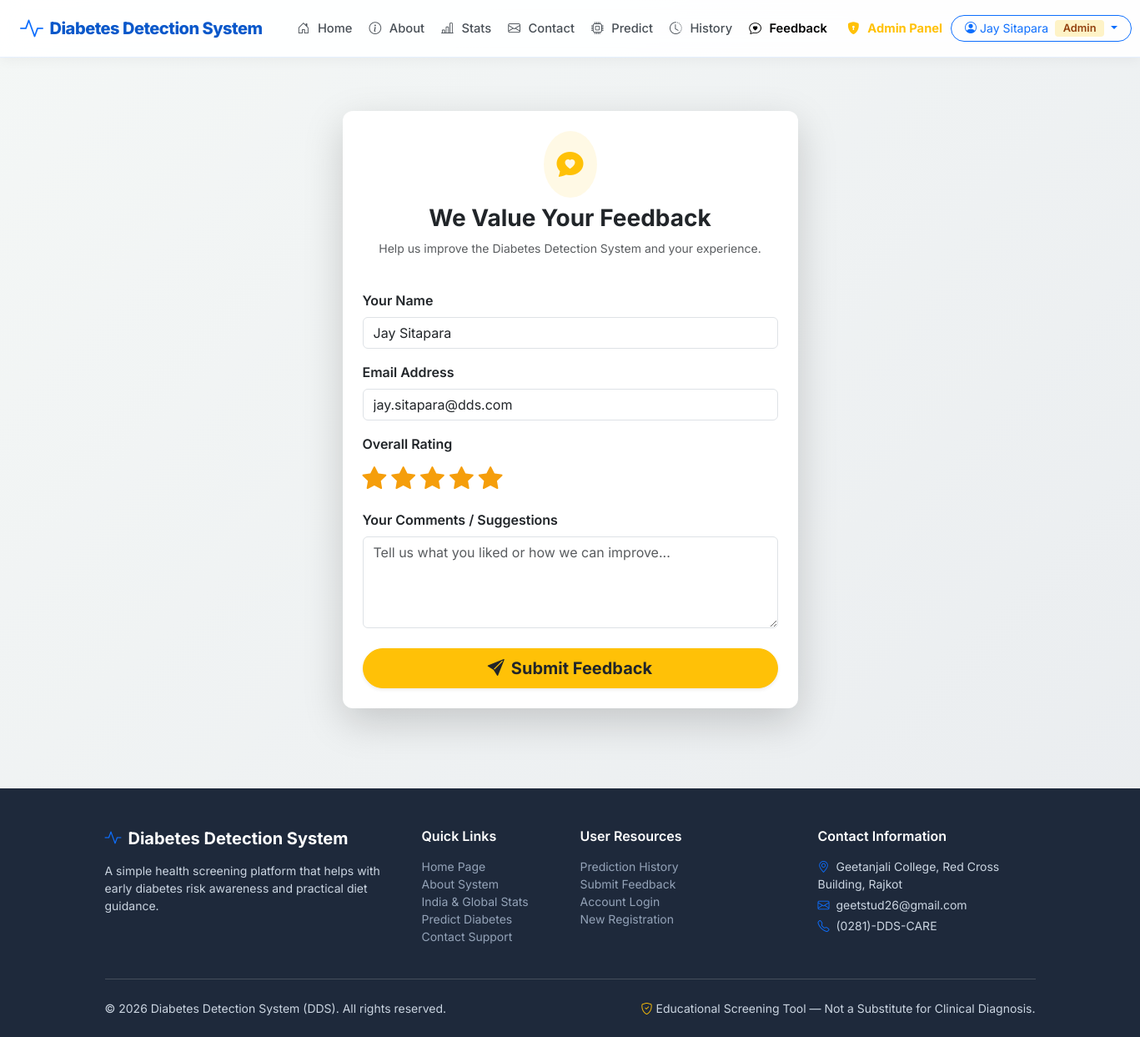
The page /feedback (signed in) on the database its author committed.
### tables this page shows
CREATE TABLE users (
            id INTEGER PRIMARY KEY AUTOINCREMENT,
            username TEXT UNIQUE NOT NULL,
            email TEXT UNIQUE NOT NULL,
            password_hash TEXT NOT NULL,
            is_admin BOOLEAN DEFAULT 0,
            created_at TIMESTAMP DEFAULT CURRENT_TIMESTAMP
        );

### app.py (the view, shortened to what this page needs)
@app.route('/feedback', methods=['GET', 'POST'])
def feedback():
    return render_template('feedback.html')

### app.py (called while the page is built)
def get_db_connection():
    conn = sqlite3.connect(DB_PATH)
    conn.row_factory = sqlite3.Row
    return conn

@login_manager.user_loader
def load_user(user_id):
    conn = get_db_connection()
    user_row = conn.execute('SELECT * FROM users WHERE id = ?', (user_id,)).fetchone()
    conn.close()
    if user_row:
        return User(user_row['id'], user_row['username'], user_row['email'], user_row['is_admin'])
    return None

### templates/feedback.html (shortened to what this page needs)
{% extends 'base.html' %}
{% block content %}
<div class="container my-5">
    <div class="row justify-content-center">
        <div class="col-md-8 col-lg-6">
            <div class="card card-custom p-4 shadow-lg border-0">
                <div class="text-center mb-4">
                    <div class="p-3 bg-warning bg-opacity-10 text-warning rounded-circle d-inline-block mb-2">
                        <i class="bi bi-chat-heart-fill fs-2"></i>
                    </div>
                    <h3 class="fw-bold text-dark">We Value Your Feedback</h3>
                    <p class="text-muted small">Help us improve the Diabetes Detection System and your experience.</p>
                </div>
                <form action="{{ url_for('feedback') }}" method="POST">
                    <div class="mb-3">
                        <label for="name" class="form-label fw-semibold">Your Name</label>
                        <input type="text" class="form-control" id="name" name="name" placeholder="Enter your name" value="{{ current_user.username if current_user.is_authenticated else '' }}" required>
                    </div>
                    <div class="mb-3">
                        <label for="email" class="form-label fw-semibold">Email Address</label>
                        <input type="email" class="form-control" id="email" name="email" placeholder="Enter your email" value="{{ current_user.email if current_user.is_authenticated else '' }}" required>
                    </div>
                    <div class="mb-3">
                        <label class="form-label fw-semibold d-block">Overall Rating</label>
                        <div class="star-rating mb-2">
                            <input type="radio" id="star5" name="rating" value="5" checked><label for="star5" title="5 stars"><i class="bi bi-star-fill"></i></label>
                            <input type="radio" id="star4" name="rating" value="4"><label for="star4" title="4 stars"><i class="bi bi-star-fill"></i></label>
                            <input type="radio" id="star3" name="rating" value="3"><label for="star3" title="3 stars"><i class="bi bi-star-fill"></i></label>
                            <input type="radio" id="star2" name="rating" value="2"><label for="star2" title="2 stars"><i class="bi bi-star-fill"></i></label>
                            <input type="radio" id="star1" name="rating" value="1"><label for="star1" title="1 star"><i class="bi bi-star-fill"></i></label>
                        </div>
                    </div>
                    <div class="mb-4">
                        <label for="message" class="form-label fw-semibold">Your Comments / Suggestions</label>
                        <textarea class="form-control" id="message" name="message" rows="4" placeholder="Tell us what you liked or how we can improve..." required></textarea>
                    </div>
                    <button type="submit" class="btn btn-warning btn-lg w-100 fw-bold text-dark rounded-pill shadow-sm">
                        <i class="bi bi-send-fill me-2"></i>Submit Feedback
                    </button>
                </form>
            </div>
        </div>
    </div>
</div>
{% endblock %}

### templates/base.html (shortened to what this page needs)
<!DOCTYPE html>
<html lang="en">
<head>
    <link href="https://cdn.jsdelivr.net/npm/bootstrap@5.3.2/dist/css/bootstrap.min.css" rel="stylesheet">
    <link rel="stylesheet" href="https://cdn.jsdelivr.net/npm/bootstrap-icons@1.11.1/font/bootstrap-icons.css">
    <link rel="stylesheet" href="{{ url_for('static', filename='css/style.css') }}">
</head>
<body>
    <nav class="navbar navbar-expand-lg sticky-top navbar-custom">
        <div class="container-fluid px-lg-4 px-3">
            <a class="navbar-brand navbar-brand-logo d-flex align-items-center" href="{{ url_for('home') }}">
                <i class="bi bi-activity text-primary fs-3 me-2"></i>
                <span>Diabetes Detection System</span>
            </a>
            <div class="collapse navbar-collapse" id="navbarMain">
                <ul class="navbar-nav me-auto mb-2 mb-lg-0 ms-lg-3">
                    <li class="nav-item">
                        <a class="nav-link {% if request.endpoint == 'home' %}active{% endif %}" href="{{ url_for('home') }}">
                            <i class="bi bi-house-door me-1"></i>Home
                        </a>
                    </li>
                    <li class="nav-item">
                        <a class="nav-link {% if request.endpoint == 'about' %}active{% endif %}" href="{{ url_for('about') }}">
                            <i class="bi bi-info-circle me-1"></i>About
                        </a>
                    </li>
                    <li class="nav-item">
                        <a class="nav-link {% if request.endpoint == 'stats' %}active{% endif %}" href="{{ url_for('stats') }}">
                            <i class="bi bi-bar-chart-line me-1"></i>Stats
                        </a>
                    </li>
                    <li class="nav-item">
                        <a class="nav-link {% if request.endpoint == 'contact' %}active{% endif %}" href="{{ url_for('contact') }}">
                            <i class="bi bi-envelope me-1"></i>Contact
                        </a>
                    </li>
                    {% if current_user.is_authenticated %}
                    <li class="nav-item">
                        <a class="nav-link {% if request.endpoint == 'predict' %}active{% endif %}" href="{{ url_for('predict') }}">
                            <i class="bi bi-cpu me-1"></i>Predict
                        </a>
                    </li>
                    <li class="nav-item">
                        <a class="nav-link {% if request.endpoint == 'history' %}active{% endif %}" href="{{ url_for('history') }}">
                            <i class="bi bi-clock-history me-1"></i>History
                        </a>
                    </li>
                    {% endif %}
                    <li class="nav-item">
                        <a class="nav-link {% if request.endpoint == 'feedback' %}active{% endif %}" href="{{ url_for('feedback') }}">
                            <i class="bi bi-chat-heart me-1"></i>Feedback
                        </a>
                    </li>
                    {% if current_user.is_authenticated and current_user.is_admin %}
                    <li class="nav-item ms-lg-1">
                        <a class="nav-link text-warning fw-bold {% if request.endpoint == 'admin_dashboard' %}active{% endif %}" href="{{ url_for('admin_dashboard') }}">
                            <i class="bi bi-shield-lock-fill me-1"></i>Admin Panel
                        </a>
                    </li>
                    {% endif %}
                </ul>
                <div class="d-flex align-items-center gap-2">
                    {% if current_user.is_authenticated %}
                    <div class="dropdown">
                        <button class="btn btn-outline-primary btn-sm dropdown-toggle rounded-pill px-3" type="button" data-bs-toggle="dropdown">
                            <i class="bi bi-person-circle me-1"></i>{{ current_user.username }}
                            {% if current_user.is_admin %}<span class="badge badge-admin ms-1">Admin</span>{% endif %}
                        </button>
                    </div>
                    {% else %}
                    <a href="{{ url_for('login') }}" class="btn btn-outline-primary btn-sm rounded-pill px-3">Log In</a>
                    <a href="{{ url_for('signup') }}" class="btn btn-primary btn-sm rounded-pill px-3">Sign Up</a>
                    {% endif %}
                </div>
            </div>
        </div>
    </nav>
    <main class="content-wrapper">
        {% block content %}{% endblock %}
    </main>
    <footer class="footer-custom">
        <div class="container">
            <div class="row g-4">
                <div class="col-lg-4 col-md-6">
                    <h5 class="text-white fw-bold mb-3 d-flex align-items-center">
                        <i class="bi bi-activity text-primary me-2"></i>Diabetes Detection System
                    </h5>
                    <p class="small text-slate-400 mb-3">
                        A simple health screening platform that helps with early diabetes risk awareness and practical diet guidance.
                    </p>
                </div>
                <div class="col-lg-2 col-md-6">
                    <h6 class="text-white fw-semibold mb-3">Quick Links</h6>
                    <ul class="list-unstyled small space-y-2">
                        <li><a href="{{ url_for('home') }}">Home Page</a></li>
                        <li><a href="{{ url_for('about') }}">About System</a></li>
                        <li><a href="{{ url_for('stats') }}">India & Global Stats</a></li>
                        <li><a href="{{ url_for('predict') }}">Predict Diabetes</a></li>
                        <li><a href="{{ url_for('contact') }}">Contact Support</a></li>
                    </ul>
                </div>
                <div class="col-lg-3 col-md-6">
                    <h6 class="text-white fw-semibold mb-3">User Resources</h6>
                    <ul class="list-unstyled small space-y-2">
                        <li><a href="{{ url_for('history') }}">Prediction History</a></li>
                        <li><a href="{{ url_for('feedback') }}">Submit Feedback</a></li>
                        <li><a href="{{ url_for('login') }}">Account Login</a></li>
                        <li><a href="{{ url_for('signup') }}">New Registration</a></li>
                    </ul>
                </div>
                <div class="col-lg-3 col-md-6">
                    <h6 class="text-white fw-semibold mb-3">Contact Information</h6>
                    <p class="small mb-1"><i class="bi bi-geo-alt text-primary me-2"></i>Geetanjali College, Red Cross Building, Rajkot</p>
                    <p class="small mb-1"><i class="bi bi-envelope text-primary me-2"></i>geetstud26@gmail.com</p>
                    <p class="small mb-0"><i class="bi bi-telephone text-primary me-2"></i>(0281)-DDS-CARE</p>
                </div>
            </div>
            <hr class="my-4 border-secondary opacity-50">
            <div class="row align-items-center small">
                <div class="col-md-6 text-center text-md-start">
                    &copy; 2026 Diabetes Detection System (DDS). All rights reserved.
                </div>
                <div class="col-md-6 text-center text-md-end text-slate-400">
                    <i class="bi bi-shield-check text-warning me-1"></i>Educational Screening Tool — Not a Substitute for Clinical Diagnosis.
                </div>
            </div>
        </div>
    </footer>
</body>
</html>

### static/css/style.css (style rules this page uses)
:root { --primary-color: #0d6efd; --primary-hover: #0b5ed7; --primary-dark: #0a58ca; --emerald-green: #198754; --soft-emerald: #d1e7dd; --risk-red: #dc3545; --warning-amber: #ffc107; --bg-gradient: linear-gradient(135deg, #f4f7f6 0%, #e9ecef 100%); --card-bg: #ffffff; --text-primary: #212529; --text-muted: #6c757d; --border-radius: 12px; --box-shadow: 0 8px 24px rgba(13, 110, 253, 0.08); }
body { font-family: 'Inter', system-ui, -apple-system, sans-serif; background: var(--bg-gradient); color: var(--text-primary); min-height: 100vh; display: flex; flex-direction: column; }
main.content-wrapper { flex: 1 0 auto; padding-bottom: 3rem; }
.navbar-custom { background: rgba(255, 255, 255, 0.92); backdrop-filter: blur(12px); box-shadow: 0 2px 15px rgba(0, 0, 0, 0.05); border-bottom: 1px solid rgba(13, 110, 253, 0.1); }
.navbar-brand-logo { font-weight: 800; font-size: 1.25rem; color: var(--primary-dark); letter-spacing: -0.5px; white-space: nowrap; }
.nav-link { font-weight: 500; font-size: 0.92rem; color: #495057; margin: 0 2px; white-space: nowrap; display: inline-flex; align-items: center; gap: 0.35rem; transition: all 0.2s ease; }
.nav-link:hover, .nav-link.active { color: var(--primary-color); font-weight: 600; }
.footer-custom { background: #1e293b; color: #cbd5e1; padding: 3rem 0 1.5rem; margin-top: auto; }
.footer-custom a { color: #94a3b8; text-decoration: none; transition: color 0.2s ease; }
.card-custom { background: var(--card-bg); border: 1px solid rgba(226, 232, 240, 0.8); border-radius: var(--border-radius); box-shadow: var(--box-shadow); transition: transform 0.2s ease, box-shadow 0.2s ease; }
.badge-admin { background-color: #fef3c7; color: #92400e; font-weight: 600; font-size: 0.8rem; padding: 0.25rem 0.6rem; border-radius: 4px; }
.star-rating { display: flex; flex-direction: row-reverse; justify-content: flex-end; gap: 6px; }
.star-rating label { font-size: 1.8rem; color: #cbd5e1; cursor: pointer; transition: color 0.2s; }
.star-rating input:checked ~ label, .star-rating label:hover, .star-rating label:hover ~ label { color: #f59e0b; }

### rows shown on the page
users: username "Jay Sitapara", name "Jay Sitapara", email "jay.sitapara@dds.com"
